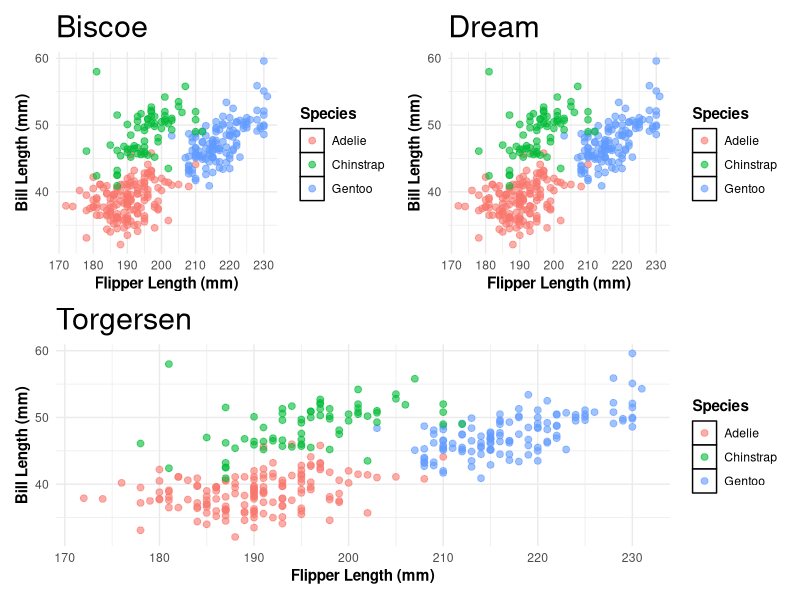

Write the R code that produced this figure.
# 1. Install and load the Palmerpenguins and ggplot2 R packages
library(palmerpenguins)
library(ggplot2)

# Import the patchwork package for separating into islands
library(patchwork)


# 2. Import the penguins data
data(penguins)

# 3. Create a scatterplot based on the penguin species
# 4. Separate out the flipper length on the x axis and the bill length on the y axis

#Plot for Biscoe Island
penguins_aesthetics_biscoe <- ggplot(data = penguins,
                                     mapping = aes(x = flipper_length_mm,
                                                   y = bill_length_mm,
                                                   color = species)) +
  geom_point(alpha = 0.6, size = 2) + #Different alpha and smaller data points for readability
  labs(x = "Flipper Length (mm)", #Changes x-axis header
       y = "Bill Length (mm)", #Changes y-axis header
       color = "Species",
       title = "Biscoe",
       face = "bold") +
  theme_minimal() + #Polished look of visualization
  theme(strip.text = element_text(colour = "black", size = 10, face = "bold")) +
  theme(axis.title.x = element_text(colour = "black", face = "bold"), #Bold x-axis label
        axis.title.y = element_text(colour = "black", face = "bold"), #Bold y-axis label
        plot.title = element_text(size = rel(2)), #Bold plot title
        legend.key = element_rect(fill = "white", colour = "black"), #Square around legene keys
        legend.title = element_text(face = "bold") 
  )

#Plot for Dream island
penguins_aesthetics_dream <- ggplot(data = penguins,
                                    mapping = aes(x = flipper_length_mm,
                                                  y = bill_length_mm,
                                                  color = species)) +
  geom_point(alpha = 0.6, size = 2) + #Different alpha and smaller data points for readability
  labs(x = "Flipper Length (mm)", #Changes x-axis header
       y = "Bill Length (mm)", #Changes y-axis header
       color = "Species",
       title = "Dream",
       face = "bold") +
  theme_minimal() + #Polished look of visualization
  theme(strip.text = element_text(colour = "black", size = 10, face = "bold")) +
  theme(axis.title.x = element_text(colour = "black", face = "bold"), #Bold x-axis label
        axis.title.y = element_text(colour = "black", face = "bold"), #Bold y-axis label
        plot.title = element_text(size = rel(2)), #Bold plot title
        legend.key = element_rect(fill = "white", colour = "black"), #Square around legene keys
        legend.title = element_text(face = "bold") #Bold legend title
  )
  
# Plot for Torgersen Island
penguins_aesthetics_torgersen <- ggplot(data = penguins,
                                        mapping = aes(x = flipper_length_mm,
                                                      y = bill_length_mm,
                                                      color = species)) +
  geom_point(alpha = 0.6, size = 2) + #Different alpha and smaller data points for readability
  labs(x = "Flipper Length (mm)", #Changes x-axis header
       y = "Bill Length (mm)", #Changes y-axis header
       color = "Species",
       title = "Torgersen",
       face = "bold") +
  theme_minimal() + #Polished look of visualization
  theme(strip.text = element_text(colour = "black", size = 10, face = "bold")) +
  theme(axis.title.x = element_text(colour = "black", face = "bold"), #Bold x-axis label
        axis.title.y = element_text(colour = "black", face = "bold"), #Bold y-axis label
        plot.title = element_text(size = rel(2)), #Bold plot title
        legend.key = element_rect(fill = "white", colour = "black"), #Square around legene keys
        legend.title = element_text(face = "bold") #Bold legend title
  )

# Combines the island plots with patchwork package
penguins_aesthetics <- (penguins_aesthetics_biscoe | penguins_aesthetics_dream) / penguins_aesthetics_torgersen

# 5. Summarize the data visualization
penguins_aesthetics
                                      